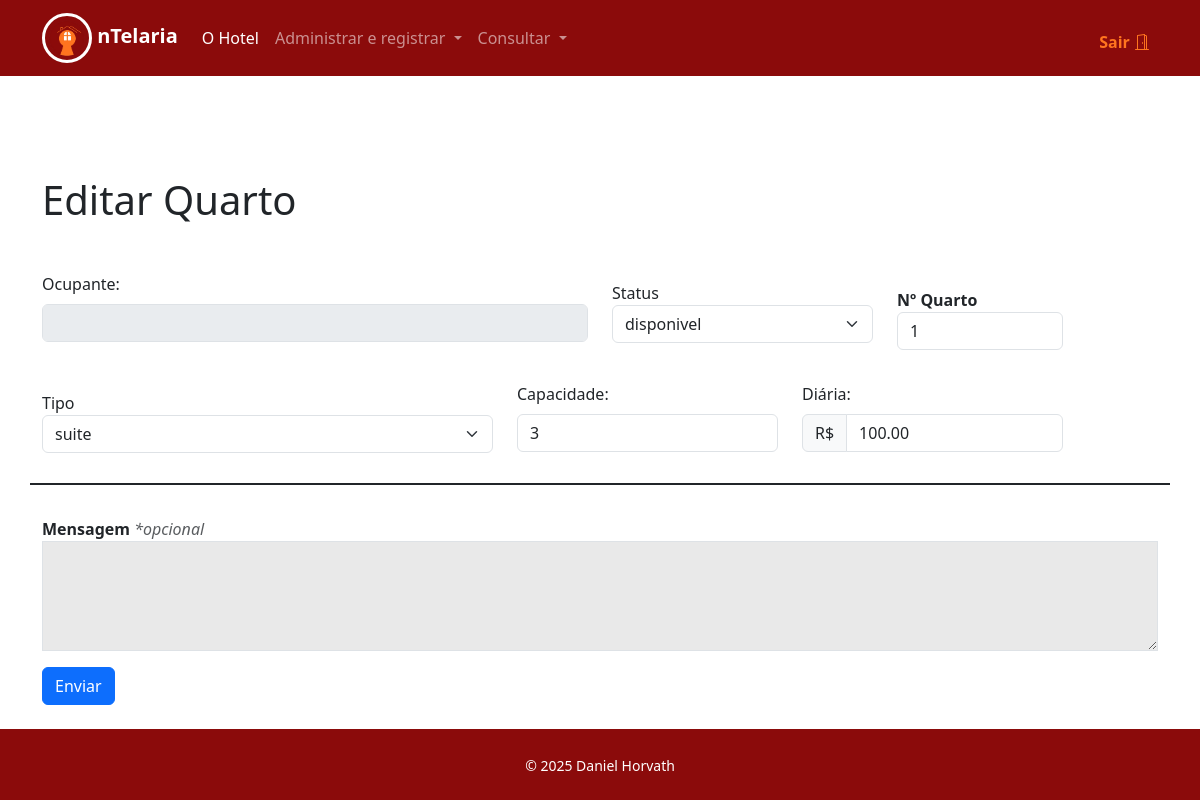
The page /funcionarios/editarquartos.php?id=1 (signed in) on the database its author committed.
### tables this page shows
CREATE TABLE quartos (
	id INT PRIMARY KEY AUTO_INCREMENT,
    hospede_id INT NOT NULL,
    numero VARCHAR(10) NOT NULL UNIQUE,
    tipo VARCHAR(50) NOT NULL,
    capacidade INT NOT NULL,
    preco_diaria DECIMAL(10, 2) NOT NULL,
    descricao TEXT,
    FOREIGN KEY (hospede_id) REFERENCES hospedes(id) ON DELETE CASCADE,
    status ENUM('disponivel', 'indisponivel', 'manutencao') DEFAULT 'disponivel'
);

### funcionarios/editarquartos.php (the view, shortened to what this page needs)
<?php
    require("cabecalho.php");
    require("..\db\conexao.php");
    if($_SERVER['REQUEST_METHOD'] == "GET"){
        try{
            $stmt = $pdo->prepare("SELECT * from quartos WHERE id = ?");
            $stmt->execute([$_GET['id']]);
            $quarto = $stmt->fetch(PDO::FETCH_ASSOC);
            $sql = "SELECT nome FROM hospedes WHERE id = :hospede_id";
                $stmt = $pdo->prepare($sql);
                $stmt->bindParam(':hospede_id', $quarto['hospede_id']);
                $stmt->execute();
                $hospede = $stmt->fetch(PDO::FETCH_ASSOC);
            if($hospede){
                $nome = $hospede['nome'];
            }else{
                $nome = '';
            }
        } catch (Exception $e){
            echo "Erro ao consultar reserva: ".$e->getMessage();
        }
    }
?>
    <div class="container" style="margin-top: 100px;">
        <h1>Editar Quarto</h1>
        <form method="post">
        <div class="row mb-3 mt-5">
            <div class="col-6">
                <label for="nome" class="form-label">Ocupante:</label>
                <input disabled value="<?= $nome?>" type="text" id="nome" name="nome" class="form-control" required="">
            </div>
            <div class="col-3">
                <label for="status" style="margin-top: 9px">Status</label>
                <select class="form-select" name="status" id="status" require="">
                    <option selected value="<?= $quarto['status'] ?>"><?= $quarto['status']?></option>
                </select>
            </div>
            <div class="col-2 pt-3 pb-3">
                <label for="numero"><strong>Nº Quarto</strong></label>
                <input value="<?= $quarto['numero']?>" type="text" class="form-control" name="numero" id="numero" required>
            </div>
        </div>
        <div class="row mb-3 mb-4" style="border-bottom: 2px SOLID; padding-bottom: 30px">
            <div class="col-5">
                    <label for="tipo" style="margin-top: 9px">Tipo</label>
                    <select class="form-select" name="tipo" id="tipo" require="">
                        <option selected value="<?= $quarto['tipo'] ?>"><?= $quarto['tipo'] ?></option>
                    </select>
                </div>
            <div class="col-3">
                <label for="capacidade" class="form-label">Capacidade:</label>
                <input value="<?= $quarto['capacidade']?>" type="text" id="capacidade" name="capacidade" class="form-control" required="">
            </div>
            <div class="col-3">
                <label for="precodiaria" class="form-label">Diária:</label>
                <div class="input-group">
                    <span class="input-group-text">R$</span>
                    <input value="<?= $quarto['preco_diaria']?>" type="text" id="precodiaria" name="precodiaria" class="form-control" required="">
                </div>
            </div>
        </div>
        <div class="row pt-2 justify-content-center">
            <div class="col-md-12 pb-3">
                <label for="mensagem"><strong>Mensagem</strong> <i class="text-muted">*opcional</i></label>
                <textarea class="form-control forms-label" id="mensagem" name="mensagem" rows="4"></textarea>
            </div>
        </div>
            <button type="submit" class="btn btn-primary">Enviar</button>
        </form>
    </div>
<?php
    require("rodape.php");
?>

### forms_style.css (style rules this page uses)
.forms-label { border-radius: 0%; background-color: rgb(233, 233, 233); }

### rows shown on the page
quartos: status "disponivel", numero "1", tipo "suite", capacidade "3", precodiaria "100.00"
